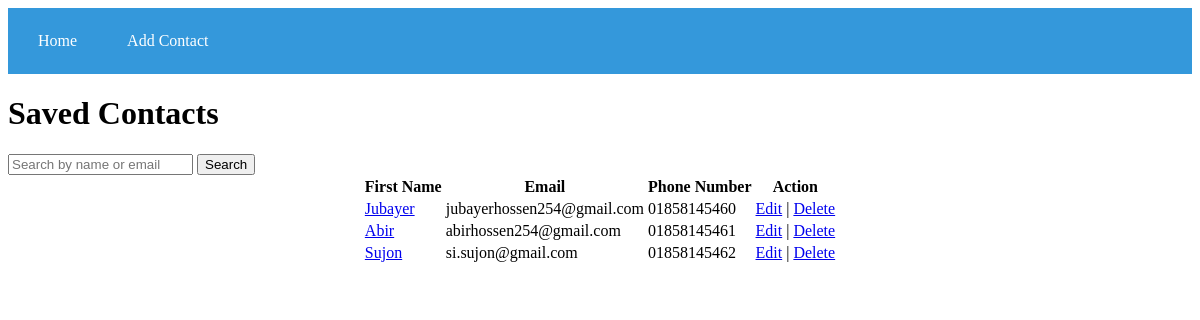
The app's page /app/home/ with its own data.
### app/models.py (models this page shows, shortened)
class Contact_Book(models.Model):
    first_name = models.CharField(max_length=50)
    last_name = models.CharField(max_length=50)
    email = models.EmailField(unique=True)
    phone_number = models.CharField(max_length=15, unique=True)
    address = models.TextField()

### app/views.py (the view, shortened to what this page needs)
# urls.py: path('', lambda request: redirect('home')),
def home(request):
    contacts = Contact_Book.objects.all()
    return render(request, 'home.html', {'contacts': contacts})

### app/templates/home.html (shortened to what this page needs)
{% extends 'base.html' %}
{% block content %}
<h1>Saved Contacts</h1>
<form method="post" action="">
    <input type="text" name="q" placeholder="Search by name or email" />
    <button type="submit">Search</button>
</form>
<center>
    <table>
        <thead>
            <tr>
                <th>First Name</th>
                <th>Email</th>
                <th>Phone Number</th>
                <th>Action</th>
            </tr>
        </thead>
        <tbody>
            {% for contact in contacts %}
            <tr>
                <td>
                    <a href="{% url 'contact_detail' contact.id %}">{{ contact.first_name }}</a>
                </td>
                <td>{{ contact.email }}</td>
                <td>{{ contact.phone_number }}</td>
                <td>
                    <a href="{% url 'edit_contact' contact.id %}">Edit</a> |
                    <a href="{% url 'delete_contact' contact.id %}">Delete</a><br>
                </td>
            </tr>
            {% endfor %}
        </tbody>
    </table>
</center>
{% endblock %}

### app/templates/base.html (shortened to what this page needs)
<!DOCTYPE html>
<html lang="en">
<head>
    <link rel="stylesheet" href="https://matcha.mizu.sh/matcha.css">
</head>
<body>
    <div class="navbar">
        <a href="{% url 'home' %}">Home</a>
        <a href="{% url 'add_contact' %}">Add Contact</a>
    </div>
    <div class="container">
        {% block content %}
        {% endblock %}
    </div>
</body>
</html>

### app/templates/base.html (style rules this page uses)
.navbar { display: flex; justify-content: flex-start; background-color: #3498db; padding: 10px; }
.navbar a { color: white; padding: 14px 20px; text-align: center; text-decoration: none; margin-right: 10px; border-radius: 4px; }

### records on screen
Contact_Book: first_name "Jubayer", email "jubayerhossen254@gmail.com", phone_number "01858145460"
Contact_Book: first_name "Abir", email "abirhossen254@gmail.com", phone_number "01858145461"
Contact_Book: first_name "Sujon", email "si.sujon@gmail.com", phone_number "01858145462"
